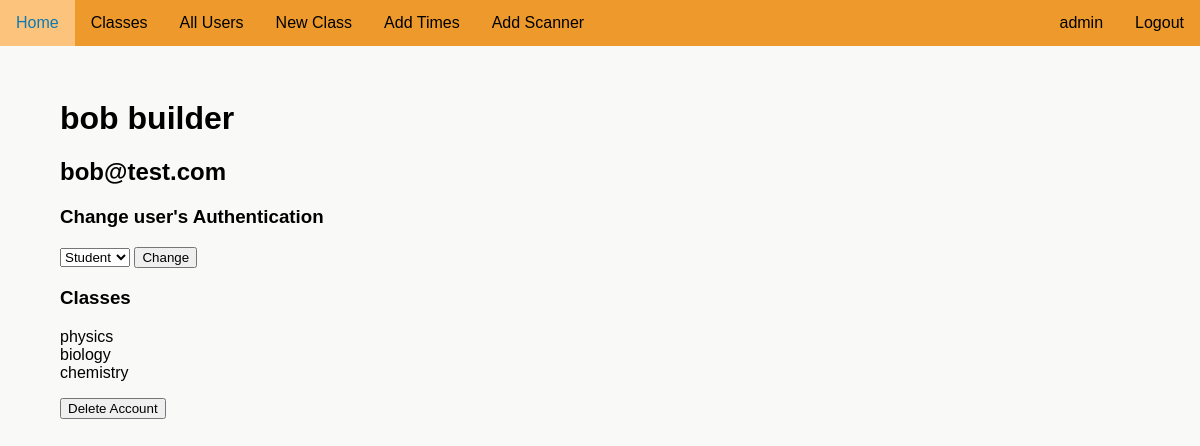
Before: /account/16327 (signed in) with the older database file.
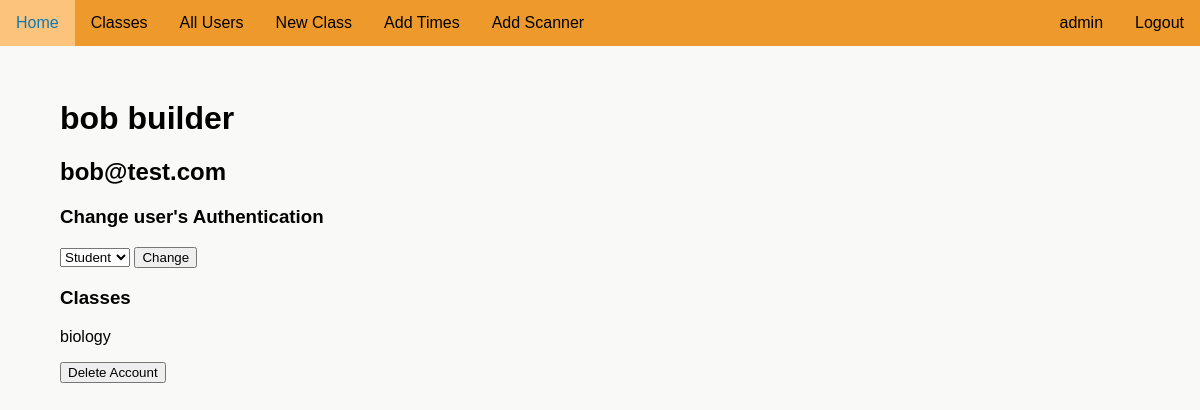
After: the same page with the newer database file.
### attendanceproject/models.py (models this page shows)
class User(UserMixin, db.Model):
    __tablename__ = "user"
    id = db.Column(db.Integer, unique=True, nullable=False, primary_key=True)
    fname = db.Column(db.Text(20), nullable=False)
    lname = db.Column(db.Text(20), nullable=False)
    user_code = db.Column(db.Text(8), nullable=False, unique=True)
    email = db.Column(db.Text(50), nullable=False, unique=True)
    password = db.Column(db.Text(90), nullable=False)
    auth = db.Column(db.Text(10), nullable=True)
    tags = db.relationship('Tag', backref='user_tag')
    subjects = db.relationship('UserSubject', back_populates='user')
    attnd_times = db.relationship('AttendanceTime', backref='subject_attnd_times')

class UserSubject(db.Model):
    __tablename__ = "user_subject"
    id = db.Column(db.Integer, unique=True, nullable=False, primary_key=True)
    user_id = db.Column(db.Integer, db.ForeignKey('user.id')) # Foreign Key
    user_type = db.Column(db.Text(10), nullable=False) # Teacher or student relationship to class
    subject_id = db.Column(db.Integer, db.ForeignKey('subject_code.id')) # Foreign Key
    user = db.relationship('User', back_populates='subjects')
    subject = db.relationship('SubjectCode', back_populates='users')

class SubjectCode(db.Model):
    __tablename__ = "subject_code"
    id = db.Column(db.Integer, unique=True, nullable=False, primary_key=True)
    name = db.Column(db.Text(50), nullable=False)
    code = db.Column(db.Text(50), unique=True, nullable=False)
    join_code = db.Column(db.Text(10), unique=True, nullable=False)
    users = db.relationship('UserSubject', back_populates='subject')
    times = db.relationship('SubjectTimes', back_populates='subject')
    scanner = db.relationship('Scanner', back_populates='subject')

### attendanceproject/routes.py (the view, shortened to what this page needs)
@app.route('/account/<user_code>', methods=['GET', 'POST'])
@login_required
@fresh_login_required
def account(user_code):
    if current_user.auth == 'student':
        if current_user.user_code != user_code:
            flash('You do not have access to this page')
            return redirect(url_for('home'))
    user = User.query.filter_by(user_code=user_code).first()
    if not user:
        flash('User does not exist')
        return redirect(url_for('home'))
    if current_user.auth == "admin" and user.auth != "admin":
        form = SetAuth(user_auth=user.auth)
        delete_form = DeleteAccount()
    else:
        form = None
        delete_form = None
    return render_template("account.html", user=user, form=form, passwdform=None, delete_form=delete_form)

### attendanceproject/forms.py
class SetAuth(FlaskForm):
    user_auth = SelectField("Authentication", choices=[("teacher", "Teacher"), ("student", "Student")])
    submit = SubmitField('Change')

class DeleteAccount(FlaskForm):
    delete = SubmitField('Delete Account')

### attendanceproject/models.py (called while the page is built)
@login_manager.user_loader
def load_user(user_id):
    return User.query.get(int(user_id))

### attendanceproject/templates/account.html (shortened to what this page needs)
{% extends "layout.html" %}
{% block content %}
    <h1>{{ user.fname }} {{ user.lname }}</h1>
    <h2>{{ user.email }}</h2>
    {% if form %}
        <h3>Change user's Authentication</h3>
        <form action="" method="POST">
            {{ form.user_auth }}
            {{ form.submit }}
        </form>
    {% endif %}
    <h3>Classes</h3>
    {% if user.subjects %}
        <ul>
            {% for subject in user.subjects %}
                <li>{{ subject.subject.name }}</li>
            {% endfor %}
        </ul>
    {% else %}
        <p>Not enrolled in any classes</p>
    {% endif %}
    {% if delete_form %}
        <form action="" method="POST">
            {{ delete_form.delete }}
        </form>
    {% endif %}
{% endblock %}

### attendanceproject/templates/layout.html (shortened to what this page needs)
<!doctype html>
<html lang="en-US">
		<head>
			<link rel="stylesheet" type="text/css" href="{{ url_for('static', filename='style.css') }}">
		</head>
		<body>
			{%include "navigation.html"%}
			{% from "_formhelpers.html" import render_field %}
			<div id="wrapper">
				{%block content%}
				{%endblock%}
			</div>
		</body>
</html>

### attendanceproject/templates/navigation.html (shortened to what this page needs)
<div id='nav'>
    <ul>
        <div id="nav-left">
            <li><a href="{{url_for('home')}}">Home</a></li>
            {% if current_user.is_authenticated %}
                {% if current_user.auth == 'admin' %}
                    <li><a href="{{url_for('all_classes')}}">Classes</a></li>
                    <li><a href="{{url_for('all_users')}}">All Users</a></li>
                    <li><a href="{{url_for('create_class')}}">New Class</a></li>
                {% endif %}
                {% if current_user.auth == 'admin' %}
                    <li><a href="{{url_for('addtime')}}">Add Times</a></li>
                    <li><a href="{{url_for('scanner')}}">Add Scanner</a></li>
                {% endif %}
            {% endif %}
        </div>
        <div id="nav-right">
            {% if current_user.is_authenticated %}
                <li><a href="{{url_for('logout')}}">Logout</a></li>
                <li><a href="{{url_for('account', user_code=current_user.user_code)}}">{{ current_user.fname }}</a></li>
            {% endif %}
        </div>
    </ul>
</div>

### attendanceproject/static/style.css (style rules this page uses)
:root { --main: #ed992b; --headings: #0E79B2; --errors: #C12E47; }
html { font-family: 'Noto Sans JP', sans-serif; background-color: rgb(249, 249, 248); }
body { margin: 0; margin-left: auto; margin-right: auto; }
ul { list-style-type: None; padding-inline-start: 0; }
#nav ul { list-style-type: none; position: fixed; top: 0; width: 100%; margin: 0; padding: 0; background-color: var(--main); min-width: 555px; }
#nav-left li { float: left; }
#nav-right li { float: right; }
#nav li a { display: block; color: black; text-align: center; padding: 14px 16px; text-decoration: none; }
#wrapper { margin-top: 100px; width: 90%; margin-left: auto; margin-right: auto; }

Changed rows visible on the page:
removed UserSubject: subject.name "physics"
removed UserSubject: subject.name "chemistry"
